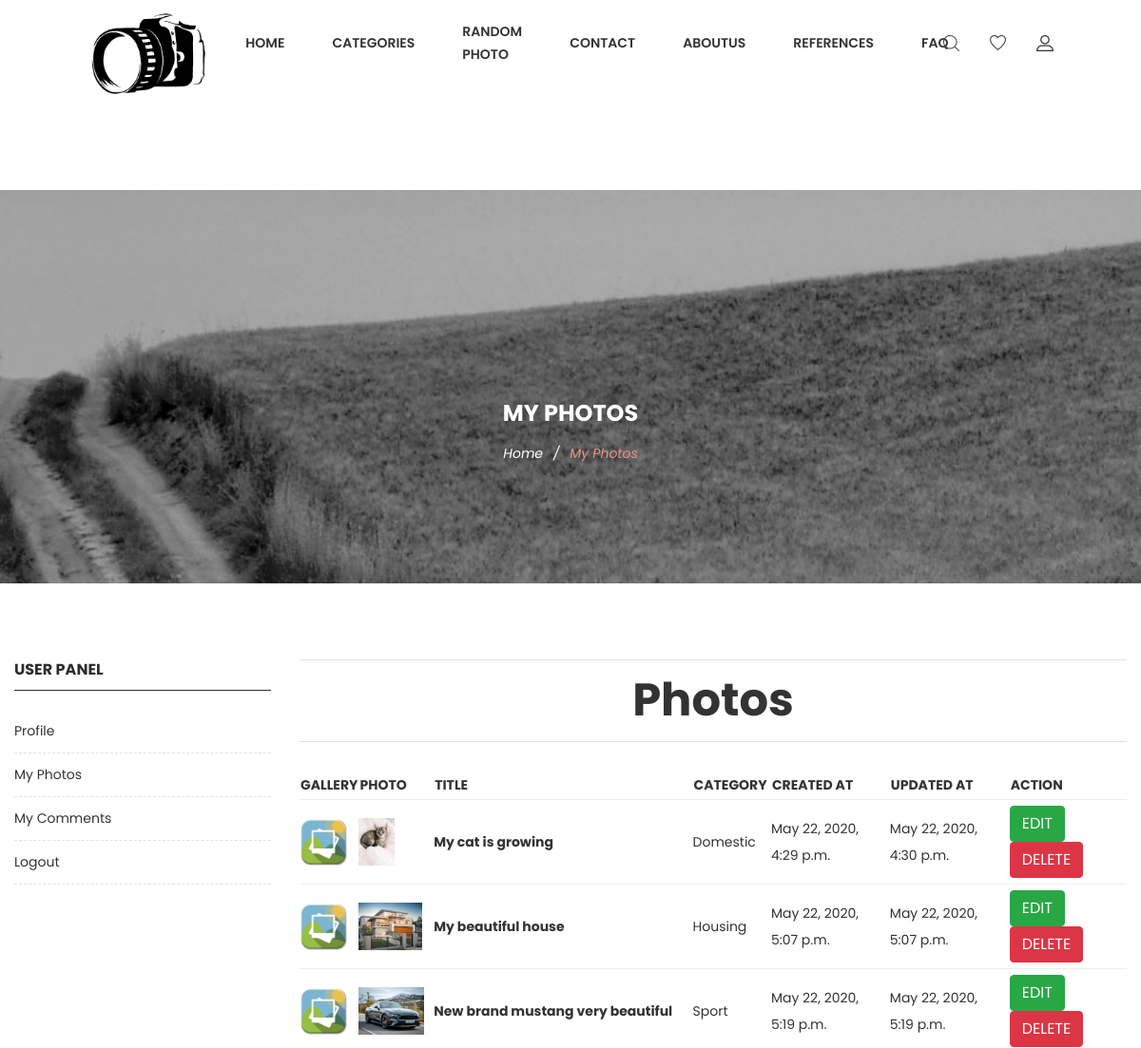
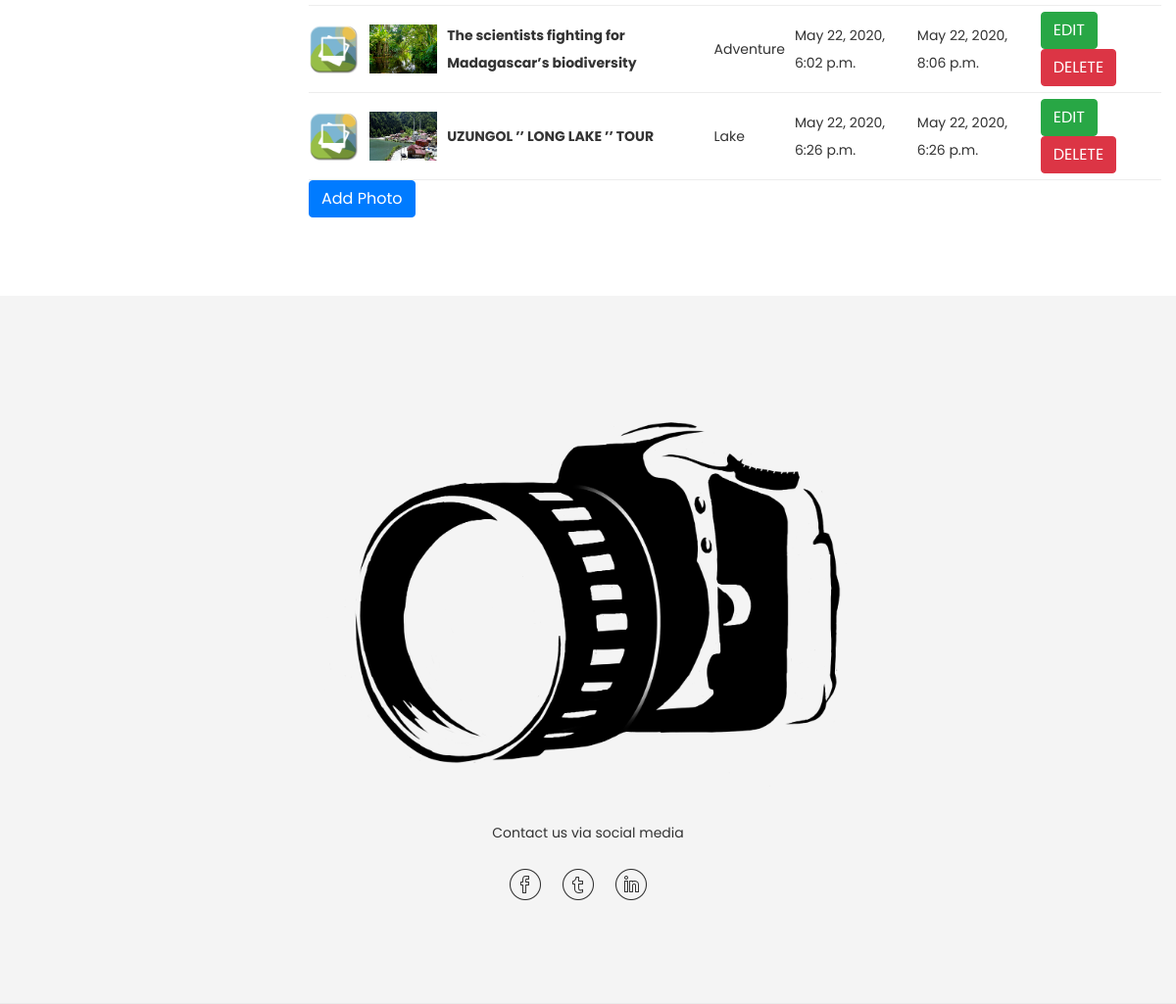
Screenshot of /user/photos/ (signed in) with the database file from the repository (2 pictures, top to bottom).
### photo/models.py (models this page shows, shortened)
class Photo(models.Model):
    STATUS = (
        ('True', 'Evet'),
        ('False', 'Hayır'),
    )
    user = models.ForeignKey(User, on_delete=models.SET_NULL, null=True)
    category = models.ForeignKey(Category, on_delete=models.CASCADE)
    title = models.CharField(max_length=100)
    keywords = models.CharField(max_length=255)
    description = models.CharField(max_length=255)
    detail = RichTextUploadingField(blank=True)
    slug = models.SlugField(null=False, unique=True)
    image = models.ImageField(upload_to='images/', max_length=255)  # py -m pip install --upgrade Pillow
    status = models.CharField(max_length=10, choices=STATUS)
    create_at = models.DateTimeField(auto_now_add=True)
    update_at = models.DateTimeField(auto_now=True)
    def image_tag(self):
        return mark_safe('<img src="{}" height="50"/>'.format(self.image.url))
    image_tag.short_description = 'Image'

class Category(MPTTModel):
    STATUS = (
        ('True', 'Evet'),
        ('False', 'Hayır'),
    )
    title = models.CharField(max_length=30)
    keywords = models.CharField(max_length=255)
    description = models.CharField(max_length=255)
    CategoryImage = models.ImageField(blank=True, upload_to='assets/images/')  # py -m pip install --upgrade Pillow
    status = models.CharField(max_length=10, choices=STATUS)
    slug = models.SlugField(null=False, unique=True)
    parent = TreeForeignKey('self', blank=True, null=True, related_name='children', on_delete=models.CASCADE)
    create_at = models.DateTimeField(auto_now_add=True)
    update_at = models.DateTimeField(auto_now=True)
    class MPTTMeta:
        order_insertion_by = ['title']
    def image_tag(self):
        return mark_safe('<img src="{}" height="50"/>'.format(self.CategoryImage.url))
    image_tag.short_description = 'Image'

### user/views.py (the view)
# urls.py: path('photos/', views.photos, name='photos'),
@login_required(login_url='/login')
def photos(request):
    photo = Photo.objects.filter(user_id=request.user.id, status='True')
    context = {
        'photos': photo,
    }
    context.update(common())
    return render(request, 'Pages/User/photosPage.html', context)

### globals.py (called while the page is built)
def common():
    setting = Setting.objects.get(pk=1)
    category = Category.objects.all()
    return {'setting': setting,
            'category': category}

### home/templates/Pages/User/photosPage.html (shortened to what this page needs)
{% extends 'HomeBase.html' %}
{% block body %}
{% load static %}
    <div class="ht__bradcaump__area bg-image--5">
        <div class="container">
            <div class="row">
                <div class="col-lg-12">
                    <div class="bradcaump__inner text-center">
                        <h2 class="bradcaump-title">My Photos</h2>
                        <nav class="bradcaump-content">
                            <a class="breadcrumb_item" href="/">Home</a>
                            <span class="brd-separetor">/</span>
                            <span class="breadcrumb_item active">My Photos</span>
                        </nav>
                    </div>
                </div>
            </div>
        </div>
    </div>
    <div class="page-shop-sidebar left--sidebar bg--white section-padding--lg">
        <div class="container">
            <div class="row">
                {% include "Pages/User/profile_left_panel.html" %}
                <div class="col-lg-9 col-12 order-1 order-lg-2">
                    <div class="row">
                        <div class="col-lg-12">
                            <div class="shop__list__wrapper d-flex flex-wrap flex-md-nowrap justify-content-between">
                                <p>
                                <h1>Photos</h1></p>
                            </div>
                        </div>
                    </div>
                    <div class="tab__container">
                    {% if photos %}
                        <table>
                            <tr>
                                 <th>
                                    Gallery
                                </th>
                                <th>
                                    Photo
                                </th>
                                <th>
                                    Title
                                </th>
                                <th>
                                    Category
                                </th>
                                <th>
                                    Created At
                                </th>
                                <th>
                                    Updated At
                                </th>
                                <th>
                                    Action
                                </th>
                            </tr>
                            {% for ph in photos %}
                                <tr>
                                     <td>
                                        <a href="javascript:window.open('/photo/gallery/{{ ph.id }}','','toolbar=no,location=no,directories=0,status=no,top=100,left=200,menuBar=no,scrollBars=yes,resizeable=no,width=1200,height=800');">
                                            <img src="{% static  'images/bg/galleryIcon.png' %}" height="50" title="Image Gallery"></a>
                                    </td>
                                    <td>
                                        <img height="50" src="{{ ph.image.url }}">
                                    </td>
                                    <td>
                                        <a href="/photo/{{ ph.id }}/{{ ph.slug }}">
                                            <strong>{{ ph.title }}</strong></a>
                                    </td>
                                    <td>
                                        {{ ph.category.title }}
                                    </td>
                                    <td>
                                        {{ ph.create_at }}
                                    </td>
                                    <td>
                                        {{ ph.update_at }}
                                    </td>
                                    <td>
                                        <a class="btn btn-success" href="/user/photoedit/{{ ph.id }}"
                                        >EDIT</a>
                                        <a class="btn btn-danger" href="/user/photodelete/{{ ph.id }}"
                                           onclick="return confirm('Will be Deleted! Are you Sure?')">DELETE</a>
                                    </td>
                                </tr>
                            {% endfor %}
                        </table>
                        {% else %}
                           You have not shared any photo yet! <br><br>
                        {% endif %}
                    <a class="btn btn-primary" href="/user/addphoto" >Add Photo</a>
                    </div>
                </div>
            </div>
        </div>
    </div>
{% endblock %}

### rows the page displays
Photo: image (picture), title "My cat is growing", category "Domestic", create_at "May 22, 2020, 4:29 p.m.", update_at "May 22, 2020, 4:30 p.m."
Photo: image (picture), title "My beautiful house", category "Housing", create_at "May 22, 2020, 5:07 p.m.", update_at "May 22, 2020, 5:07 p.m."
Photo: image (picture), title "New brand mustang very beautiful", category "Sport", create_at "May 22, 2020, 5:19 p.m.", update_at "May 22, 2020, 5:19 p.m."
Photo: {{ ph.id }} 8 (drawn), image (picture), title "The scientists fighting for Madagascar’s biodiversity", category "Adventure", create_at "May 22, 2020, 6:02 p.m.", update_at "May 22, 2020, 8:06 p.m."
Photo: image (picture), title "UZUNGOL ’’ LONG LAKE ’’ TOUR", category "Lake", create_at "May 22, 2020, 6:26 p.m.", update_at "May 22, 2020, 6:26 p.m."
